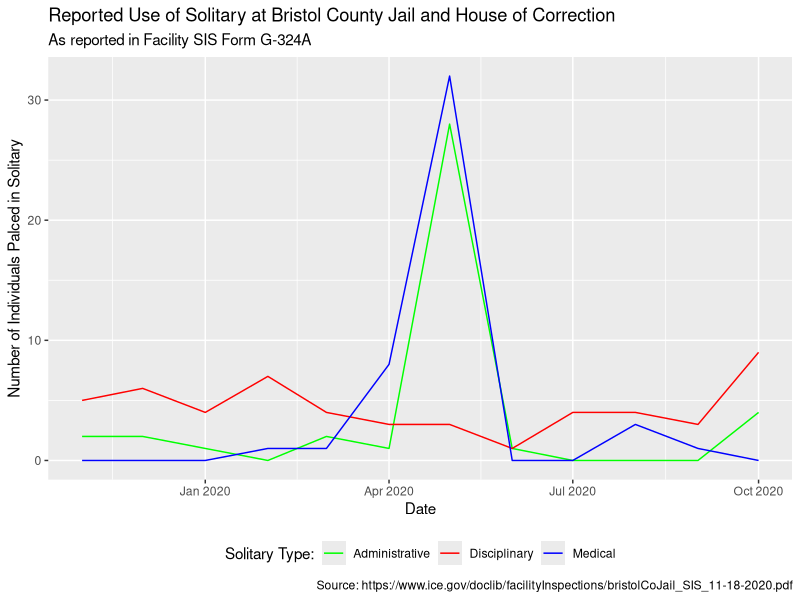

Write R code to recreate this figure.
## ---- chunk 1
knitr::opts_chunk$set(echo = TRUE)
## ---- chunk 2
library(tidyverse)
library(lubridate)
library(ggplot2)
## ---- chunk 3
df <- tribble(
             ~Date, ~Detainees.placed.in.administrative.segregation, ~Detainees.placed.in.disciplinary.segregation, ~Detainees.placed.in.segregation.for.medical.reasons,
    "January-2020",                                              1L,                                            4L,                                                   0L,
   "February-2020",                                              0L,                                            7L,                                                   1L,
      "March-2020",                                              2L,                                            4L,                                                   1L,
      "April-2020",                                              1L,                                            3L,                                                   8L,
        "May-2020",                                             28L,                                            3L,                                                  32L,
       "June-2020",                                              1L,                                            1L,                                                   0L,
       "July-2020",                                              0L,                                            4L,                                                   0L,
     "August-2020",                                              0L,                                            4L,                                                   3L,
  "September-2020",                                              0L,                                            3L,                                                   1L,
    "October-2020",                                              4L,                                            9L,                                                   0L,
   "November-2019",                                              2L,                                            5L,                                                   0L,
   "December-2019",                                              2L,                                            6L,                                                   0L
  ) %>% 
  mutate(Date = my(Date)) %>% 
  pivot_longer(cols = c(Detainees.placed.in.administrative.segregation, 
                        Detainees.placed.in.disciplinary.segregation,
                        Detainees.placed.in.segregation.for.medical.reasons),
               names_to = "Segregation_Type", 
               values_to = "Count")

## ---- chunk 4
df %>% 

  ggplot(aes(x=Date, y = Count, group = Segregation_Type))+
  geom_line(aes(color= Segregation_Type))+
  labs(title = "Reported Use of Solitary at Bristol County Jail and House of Correction",
       subtitle = "As reported in Facility SIS Form G-324A",
       caption = "Source: https://www.ice.gov/doclib/facilityInspections/bristolCoJail_SIS_11-18-2020.pdf")+
  ylab("Number of Individuals Palced in Solitary")+
  xlab("Date")+
  theme(
    strip.text = element_text(size = 8),
    legend.position = "bottom"
    )+
    scale_color_manual(
      values = c("green",
                 "red",
                 "blue"),
      name = "Solitary Type:",
      labels = c(
        "Administrative",
        "Disciplinary",
        "Medical")
      )
